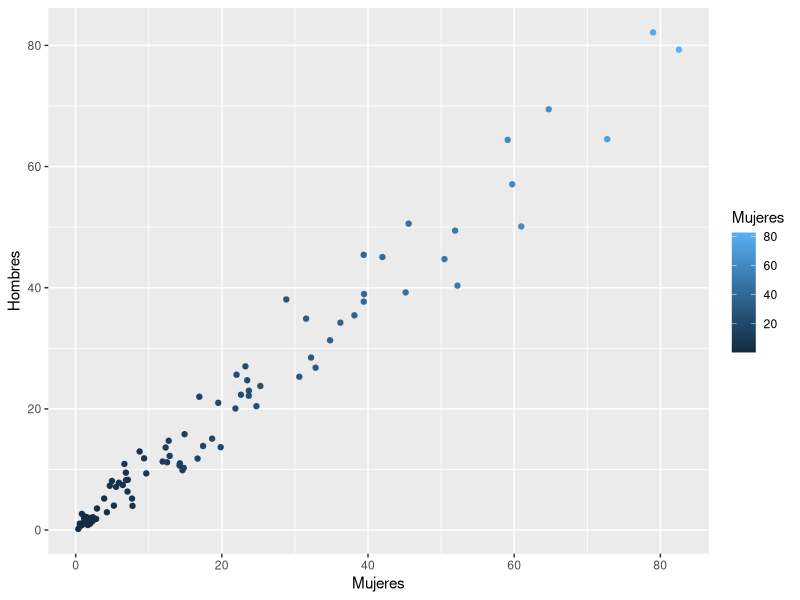
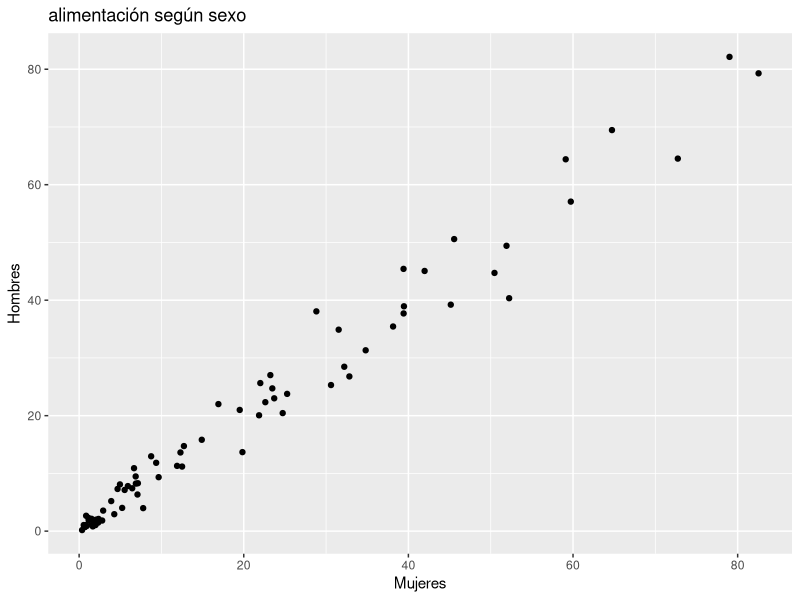
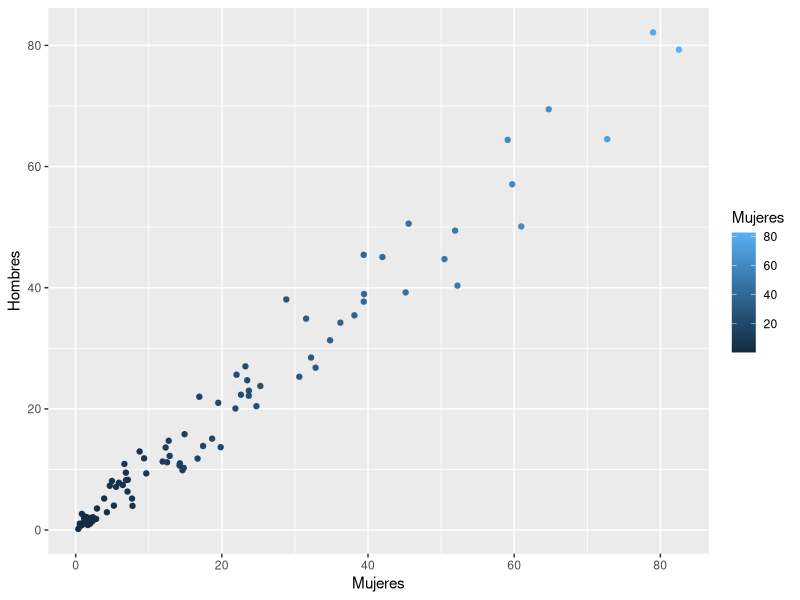
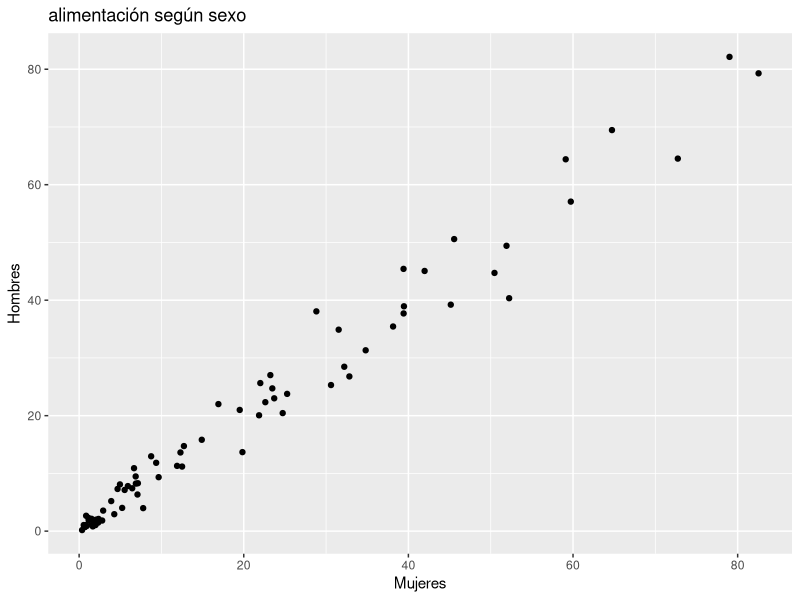
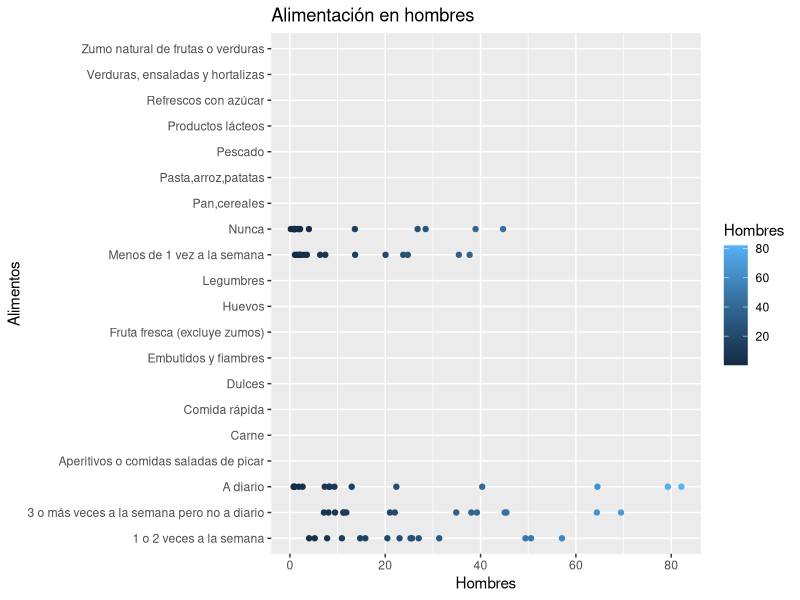
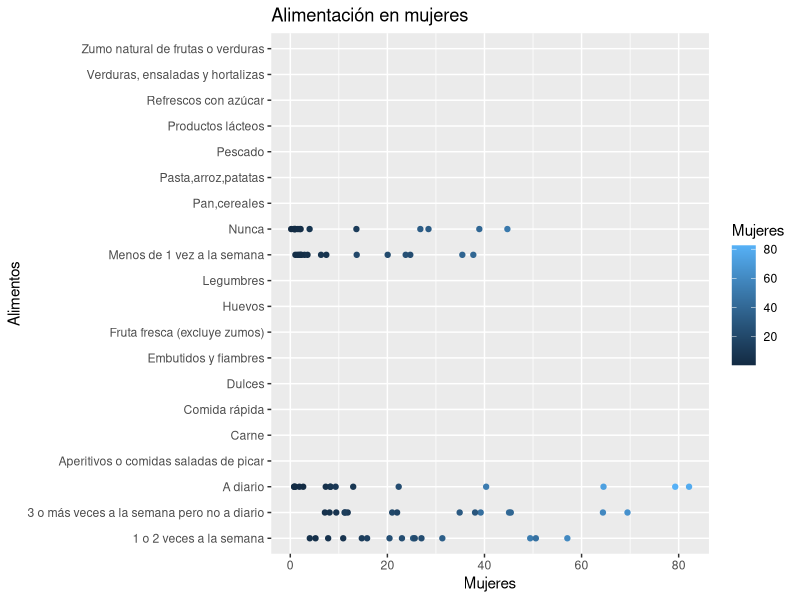
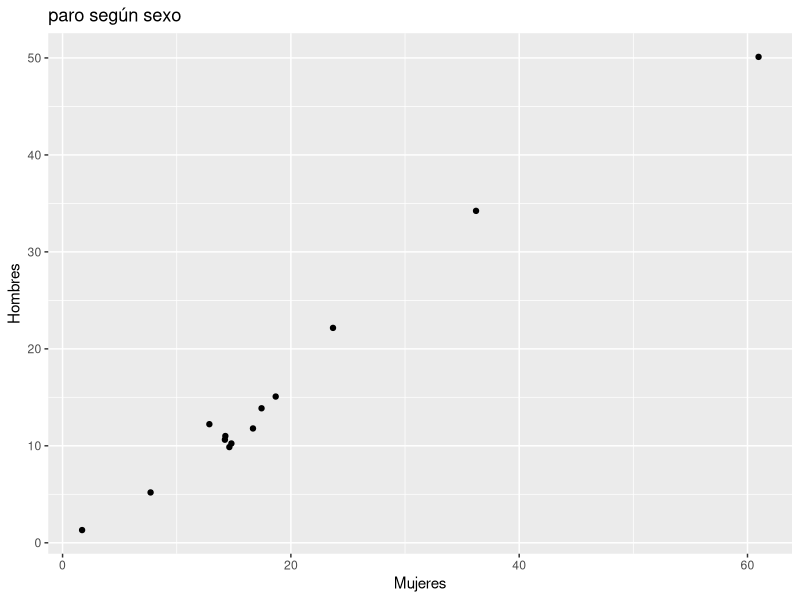
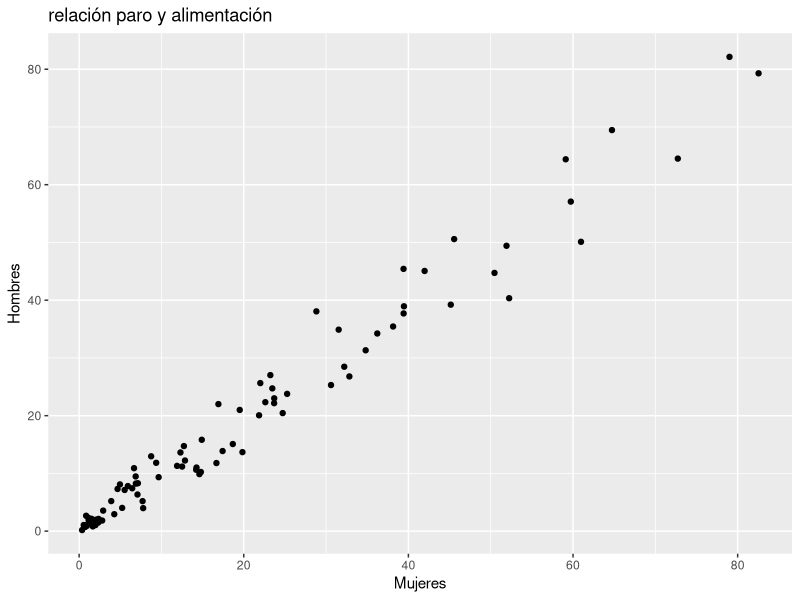

R code for these plots, in order:
## ---- chunk 1
knitr::opts_chunk$set(echo = TRUE)
## ---- chunk 2



# Importación de datos xls.


 #Datos de alimentación:

library(readxl)
Comidaxsexoencolumnas <- read_excel("input/data/Comidaxsexoencolumnas.xls", 
                                    col_types = c("text", "numeric", "numeric", "numeric"))
## ---- chunk 3
View(Comidaxsexoencolumnas)
## ---- chunk 4
#Datos de paro:
library(readxl)
ParoxsexoEncolumnas <- read_excel("input/data/ParoxsexoEncolumnas.xls", 
                                  col_types = c("text", "numeric", "numeric", "numeric"))
## ---- chunk 5
#Hacemos un resumen para ver en que se diferencian nuestros datos:
summary(ParoxsexoEncolumnas)
summary(Comidaxsexoencolumnas)
## ---- chunk 6
# Unión de los datos
library(tidyverse)
union <- full_join(x= ParoxsexoEncolumnas, y=Comidaxsexoencolumnas)
## ---- chunk 7
#Hacemos un resumen de los datos que hemos obtenido al hacer la unión de los datos:
summary(union)
## ---- chunk 8
#otra union de datos señalando las columnas que debe usar:
library(tidyverse)
vercomoqueda <- 
  full_join(x= ParoxsexoEncolumnas, y=Comidaxsexoencolumnas, 
            by = c("Ambos sexos", "Mujeres", "Hombres"))

#Gráfico relación paro y alimentación:
library(tidyverse)
ggplot(data = union) + 
  geom_point(mapping = aes( x = Mujeres, y= Hombres, color= Mujeres))
## ---- chunk 9
install.packages("ggplot2")
library("ggplot2")
## ---- chunk 10

library(tidyverse)
ggplot(data = Comidaxsexoencolumnas) + 
  geom_point(mapping = aes( x = Mujeres, y= Hombres)) + 
  labs(title = "alimentación según sexo", x="Mujeres", y="Hombres")
## ---- chunk 11
# Mirarel paquete DT (https://rstudio.github.io/DT/)
summary(Comidaxsexoencolumnas)
## ---- chunk 12
summary(ParoxsexoEncolumnas)
## ---- chunk 13
# Unión de los datos
library(tidyverse)
union <- full_join(x= ParoxsexoEncolumnas, y=Comidaxsexoencolumnas)
## ---- chunk 14
#Hacemos un resumen de los datos que hemos obtenido al hacer la unión de los datos:
summary(union)
## ---- chunk 15
#otra union de datos señalando las columnas que debe usar:
library(tidyverse)
vercomoqueda <- 
  full_join(x= ParoxsexoEncolumnas, y=Comidaxsexoencolumnas, 
            by = c("Ambos sexos", "Mujeres", "Hombres"))

#Gráfico relación paro y alimentación:
library(tidyverse)
ggplot(data = union) + 
  geom_point(mapping = aes( x = Mujeres, y = Hombres, color = Mujeres))
## ---- chunk 16
#install.packages("ggplot2")
library("ggplot2")
## ---- chunk 17

library(tidyverse)
ggplot(data = Comidaxsexoencolumnas) + 
  geom_point(mapping = aes( x = Mujeres, y = Hombres)) + 
  labs(title = "alimentación según sexo", x = "Mujeres", y = "Hombres")
## ---- chunk 18
library(tidyverse)
ggplot(data = Comidaxsexoencolumnas) + 
  geom_point(mapping = aes( x = Hombres, y= ...1, color= Hombres)) +
  labs(title = "Alimentación en hombres", x="Hombres", y="Alimentos")
## ---- chunk 19
library(tidyverse)
ggplot(data = Comidaxsexoencolumnas) + 
  geom_point(mapping = aes( x = Hombres, y= ...1, color= Mujeres)) +
  labs(title = "Alimentación en mujeres", x="Mujeres", y="Alimentos")
## ---- chunk 20
library(tidyverse)
ggplot(data = ParoxsexoEncolumnas) + 
  geom_point(mapping = aes( x = Mujeres, y= Hombres))+
  labs(title = "paro según sexo", x="Mujeres", y="Hombres")
## ---- chunk 21
library(tidyverse)
ggplot(data = union) + 
  geom_point(mapping = aes( x = Mujeres, y= Hombres)) + 
  labs(title="relación paro y alimentación", x="Mujeres", y= "Hombres" )
## ---- chunk 22
library(tidyverse)
ggplot(data = ParoxsexoEncolumnas) + 
  geom_point(mapping = aes( x = Hombres, y= ...1, color= Hombres)) +
  labs(title = "Paro en hombres por edades", x="Hombres", y="Edad")
## ---- chunk 23
library(tidyverse)
ggplot(data = ParoxsexoEncolumnas) + 
  geom_point(mapping = aes( x = Mujeres, y= ...1, color = Mujeres)) +
  labs(title = "Paro en mujeres por edades", x="Mujeres", y="Edad")
## ---- chunk 24
library(tidyverse)
ggplot(data = Comidaxsexoencolumnas) + 
  geom_point(mapping = aes( x = Hombres, y= ...1, color= Hombres)) +
  labs(title = "Alimentación en hombres", x="Hombres", y="Edad")
## ---- chunk 25
library(tidyverse)
ggplot(data = Comidaxsexoencolumnas) + 
  geom_point(mapping = aes( x = Hombres, y= ...1, color= Mujeres)) +
  labs(title = "Alimentación en mujeres", x="Mujeres", y="Edad")
## ---- chunk 26
library(tidyverse)
ggplot(data = union) + 
  geom_point(mapping = aes( x = Mujeres, y= ...1, color= Mujeres))
## ---- chunk 27
library(tidyverse)
ggplot(data = union) + 
  geom_point(mapping = aes( x = Hombres, y= ...1, color= Hombres))


## ---- chunk 28
library(tidyverse)
ggplot(data = union) + 
  geom_point(mapping = aes( x = Mujeres, y= Hombres)) + 
  labs(title="relación paro y alimentación", x="Mujeres", y= "Hombres" ) 
## ---- chunk 29
library(tidyverse)
ggplot(data = union) + 
  geom_point(mapping = aes( x = Mujeres, y= ...1, color= Mujeres))
## ---- chunk 30
library(tidyverse)
ggplot(data = union) + 
  geom_point(mapping = aes( x = Hombres, y= ...1, color= Hombres))
